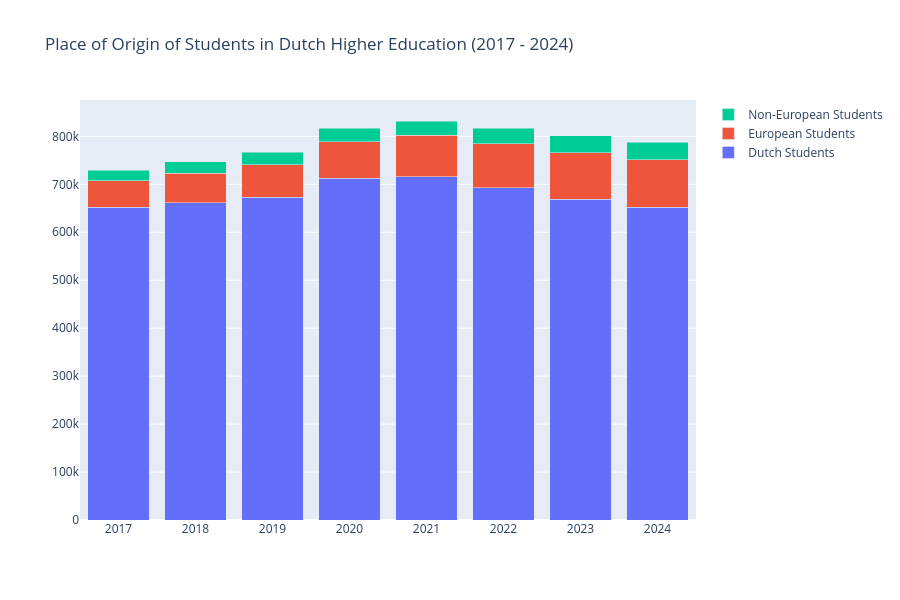

Notebook code cell kept with this figure:
### Markdown cell above
#### Increased Cultural Diversity:
The growing number of international students at Dutch universities significantly contributes to cultural diversity within higher education. These students bring with them a wide range of perspectives, languages, customs, and ways of thinking, enriching the learning environment. This fosters intercultural understanding and helps both Dutch and international students develop the skills needed to collaborate effectively in an increasingly globalized world.

In addition, this diversity enhances knowledge exchange on both content and methodological levels. Due to their different academic backgrounds and approaches, international students introduce new insights into teaching and research. Universities benefit from this through group work, classroom discussions, and collaborative international research projects that integrate knowledge from multiple countries. As noted by Nuffic (2023), internationalization strengthens the quality of education and supports the development of global citizenship skills.

Moreover, the rise in international student numbers encourages institutions to design curricula and teaching methods that are more inclusive and internationally oriented. This includes the expansion of English-taught programs, the integration of intercultural training modules, and participation in international accreditation processes. These developments not only increase the appeal of Dutch universities but also strengthen their position in international rankings (OECD, 2024; Universities of the Netherlands, n.d.).

### Code cell
jaren2 = [2017, 2018, 2019, 2020, 2021,2022, 2023,2024]

totaal_NL = []
totaal_EER = []
totaal_niet_EER = []

for jaar in jaren2:
    totaal = student_realisatie[
        (student_realisatie['jaar'] == jaar) & 
        (student_realisatie['herkomst'] == 'NL')
    ]['ingeschrevenen_HO'].sum()
    
    totaal_NL.append(totaal)

for jaar in jaren2:
    totaal = student_realisatie[
        (student_realisatie['jaar'] == jaar) & 
        (student_realisatie['herkomst'] == 'EER')
    ]['ingeschrevenen_HO'].sum()
    
    totaal_EER.append(totaal)

for jaar in jaren2:
    totaal = student_realisatie[
        (student_realisatie['jaar'] == jaar) & 
        (student_realisatie['herkomst'] == 'niet-EER')
    ]['ingeschrevenen_HO'].sum()
    
    totaal_niet_EER.append(totaal)

fig2 = go.Figure(data=[
    go.Bar(name='Dutch Students', x=jaren2, y=totaal_NL),
    go.Bar(name='European Students', x=jaren2, y=totaal_EER),
    go.Bar(name='Non-European Students', x=jaren2, y=totaal_niet_EER),
])

fig2.update_layout(barmode='stack', title='Place of Origin of Students in Dutch Higher Education (2017 - 2024)', height = 600)
fig2.show()

### Figure 1 — Plotly figure (JSON) as saved in the notebook; plotly's stock layout.template omitted (floating-point values rounded to 4 significant figures)
{"data": [{"name": "Dutch Students", "type": "bar", "x": [2017, 2018, 2019, 2020, 2021, 2022, 2023, 2024], "y": [652307, 661464, 672866, 712803, 715849, 692899, 669372, 652261]}, {"name": "European Students", "type": "bar", "x": [2017, 2018, 2019, 2020, 2021, 2022, 2023, 2024], "y": [55589, 61688, 67857, 75837, 86308, 92154, 96546, 99178]}, {"name": "Non-European Students", "type": "bar", "x": [2017, 2018, 2019, 2020, 2021, 2022, 2023, 2024], "y": [21821, 24241, 26433, 28173, 29908, 32169, 34879, 36836]}], "layout": {"barmode": "stack", "height": 600, "title": {"text": "Place of Origin of Students in Dutch Higher Education (2017 - 2024)"}}}
